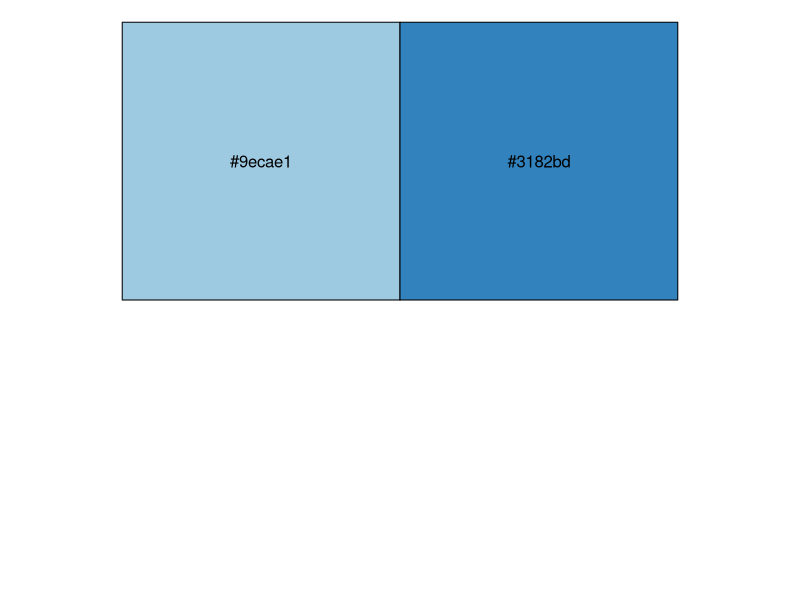
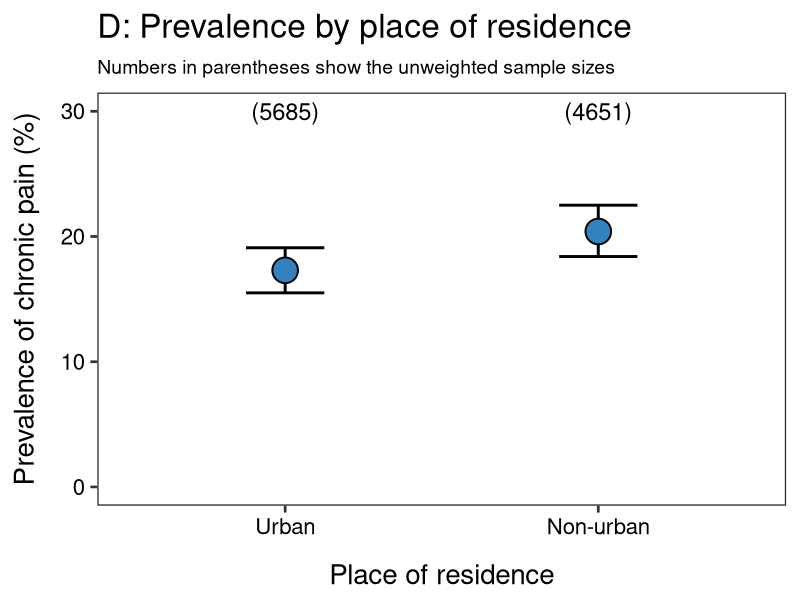

Here is the R script that generated these plots, in order:
############################################################
#                                                          #
#                    Place of residence                    #
#                                                          #
############################################################

# Load packages
library(tidyverse)
library(magrittr)

# Palettes
pal_za <- c('#9ecae1', '#3182bd')
scales::show_col(pal_za)

# Load data
data <- read_csv('data/residence.csv')

# Glimpse
glimpse(data)

# Process data
data %<>%
    mutate(residence = factor(residence),
           residence = fct_reorder(residence,
                                   estimate_chronic))

# Plot
pp <- ggplot(data = data) +
    aes(x = residence,
        y = estimate_chronic,
        ymin = ci.low_chronic,
        ymax = ci.high_chronic) +
    geom_errorbar(size = 1,
                  width = 0.25,
                  colour = '#000000') +
    geom_point(size = 8,
               shape = 21,
               stroke = 1,
               fill = pal_za[[2]],
               colour = '#000000') +
    geom_text(aes(y = 30,
                  label = paste0('(', unweighted_n, ')')),
              size = 6) +
    labs(title = 'D: Prevalence by place of residence',
         subtitle = 'Numbers in parentheses show the unweighted sample sizes',
         x = 'Place of residence',
         y = 'Prevalence of chronic pain (%)') +
    scale_y_continuous(limits = c(0, 30)) +
    theme_bw(base_size = 20) +
    theme(panel.grid = element_blank(),
          plot.subtitle = element_text(size = 14),
          axis.title.y = element_text(margin = margin(r = 1,
                                                      unit = 'lines')),
          axis.title.x = element_text(margin = margin(t = 1,
                                                      unit = 'lines')),
          axis.text.y = element_text(colour = '#000000'),
          axis.text.x = element_text(colour = '#000000'))

# Save
ggsave(filename = 'figures/supplement-1-D-residence.png',
       plot = pp,
       height = 8,
       width = 8)
